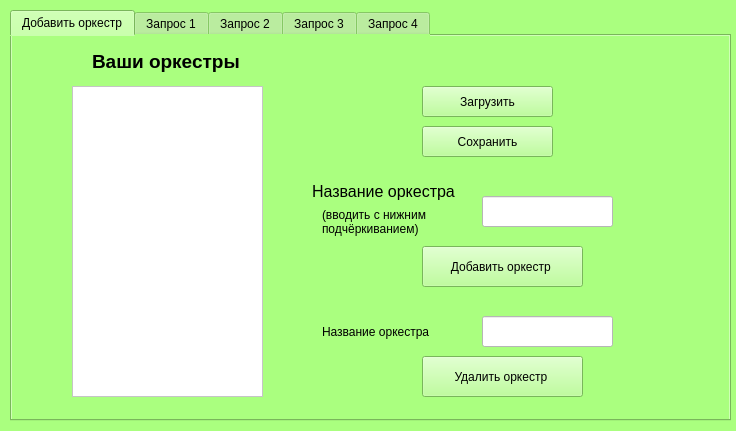
<?xml version="1.0" encoding="UTF-8"?>
<ui version="4.0">
 <class>Widget</class>
 <widget class="QWidget" name="Widget">
  <property name="geometry">
   <rect>
    <x>0</x>
    <y>0</y>
    <width>736</width>
    <height>431</height>
   </rect>
  </property>
  <property name="windowTitle">
   <string>Оркестры</string>
  </property>
  <property name="styleSheet">
   <string notr="true">background-color: rgb(170, 255, 127);</string>
  </property>
  <widget class="QTabWidget" name="tabWidget">
   <property name="geometry">
    <rect>
     <x>10</x>
     <y>10</y>
     <width>721</width>
     <height>411</height>
    </rect>
   </property>
   <property name="styleSheet">
    <string notr="true">font: 10pt &quot;MS Shell Dlg 2&quot;;
</string>
   </property>
   <property name="currentIndex">
    <number>0</number>
   </property>
   <widget class="QWidget" name="tab">
    <attribute name="title">
     <string>Добавить оркестр</string>
    </attribute>
    <widget class="QTableView" name="tableView">
     <property name="geometry">
      <rect>
       <x>60</x>
       <y>50</y>
       <width>191</width>
       <height>311</height>
      </rect>
     </property>
     <property name="styleSheet">
      <string notr="true">font: 12pt &quot;MS Shell Dlg 2&quot;;
background-color: rgb(255, 255, 255);</string>
     </property>
     <property name="wordWrap">
      <bool>true</bool>
     </property>
     <attribute name="horizontalHeaderStretchLastSection">
      <bool>true</bool>
     </attribute>
    </widget>
    <widget class="QLabel" name="label">
     <property name="geometry">
      <rect>
       <x>80</x>
       <y>10</y>
       <width>161</width>
       <height>31</height>
      </rect>
     </property>
     <property name="text">
      <string>&lt;html&gt;&lt;head/&gt;&lt;body&gt;&lt;p&gt;&lt;span style=&quot; font-size:14pt; font-weight:600;&quot;&gt;Ваши оркестры&lt;/span&gt;&lt;/p&gt;&lt;/body&gt;&lt;/html&gt;</string>
     </property>
    </widget>
    <widget class="QPushButton" name="load">
     <property name="geometry">
      <rect>
       <x>410</x>
       <y>50</y>
       <width>131</width>
       <height>31</height>
      </rect>
     </property>
     <property name="styleSheet">
      <string notr="true">font: 12pt &quot;MS Shell Dlg 2&quot;;
</string>
     </property>
     <property name="text">
      <string>Загрузить</string>
     </property>
    </widget>
    <widget class="QPushButton" name="add">
     <property name="geometry">
      <rect>
       <x>410</x>
       <y>210</y>
       <width>161</width>
       <height>41</height>
      </rect>
     </property>
     <property name="styleSheet">
      <string notr="true">font: 12pt &quot;MS Shell Dlg 2&quot;;</string>
     </property>
     <property name="text">
      <string>Добавить оркестр </string>
     </property>
    </widget>
    <widget class="QLabel" name="label_2">
     <property name="geometry">
      <rect>
       <x>300</x>
       <y>140</y>
       <width>151</width>
       <height>31</height>
      </rect>
     </property>
     <property name="text">
      <string>&lt;html&gt;&lt;head/&gt;&lt;body&gt;&lt;p&gt;&lt;span style=&quot; font-size:12pt;&quot;&gt;Название оркестра &lt;/span&gt;&lt;/p&gt;&lt;/body&gt;&lt;/html&gt;</string>
     </property>
    </widget>
    <widget class="QLineEdit" name="name_orc">
     <property name="geometry">
      <rect>
       <x>470</x>
       <y>160</y>
       <width>131</width>
       <height>31</height>
      </rect>
     </property>
     <property name="styleSheet">
      <string notr="true">background-color: rgb(255, 255, 255);</string>
     </property>
    </widget>
    <widget class="QPushButton" name="save">
     <property name="geometry">
      <rect>
       <x>410</x>
       <y>90</y>
       <width>131</width>
       <height>31</height>
      </rect>
     </property>
     <property name="styleSheet">
      <string notr="true">font: 12pt &quot;MS Shell Dlg 2&quot;;</string>
     </property>
     <property name="text">
      <string>Сохранить</string>
     </property>
    </widget>
    <widget class="QPushButton" name="del">
     <property name="geometry">
      <rect>
       <x>410</x>
       <y>320</y>
       <width>161</width>
       <height>41</height>
      </rect>
     </property>
     <property name="toolTip">
      <string>&lt;html&gt;&lt;head/&gt;&lt;body&gt;&lt;p&gt;&lt;span style=&quot; font-size:8pt;&quot;&gt;Удалить весь оркестр&lt;/span&gt;&lt;/p&gt;&lt;/body&gt;&lt;/html&gt;</string>
     </property>
     <property name="styleSheet">
      <string notr="true">font: 12pt &quot;MS Shell Dlg 2&quot;;</string>
     </property>
     <property name="text">
      <string>Удалить оркестр </string>
     </property>
    </widget>
    <widget class="QLineEdit" name="name_orc_2">
     <property name="geometry">
      <rect>
       <x>470</x>
       <y>280</y>
       <width>131</width>
       <height>31</height>
      </rect>
     </property>
     <property name="styleSheet">
      <string notr="true">background-color: rgb(255, 255, 255);</string>
     </property>
     <property name="text">
      <string/>
     </property>
    </widget>
    <widget class="QLabel" name="label_3">
     <property name="geometry">
      <rect>
       <x>310</x>
       <y>280</y>
       <width>141</width>
       <height>31</height>
      </rect>
     </property>
     <property name="styleSheet">
      <string notr="true">font: 12pt &quot;MS Shell Dlg 2&quot;;
</string>
     </property>
     <property name="text">
      <string>Название оркестра </string>
     </property>
    </widget>
    <widget class="QLabel" name="label_4">
     <property name="geometry">
      <rect>
       <x>310</x>
       <y>170</y>
       <width>121</width>
       <height>31</height>
      </rect>
     </property>
     <property name="text">
      <string>(вводить с нижним 
подчёркиванием)</string>
     </property>
    </widget>
   </widget>
   <widget class="QWidget" name="tab_2">
    <attribute name="title">
     <string>Запрос 1</string>
    </attribute>
    <widget class="QPushButton" name="quest1">
     <property name="geometry">
      <rect>
       <x>290</x>
       <y>90</y>
       <width>131</width>
       <height>31</height>
      </rect>
     </property>
     <property name="text">
      <string>Найти</string>
     </property>
    </widget>
    <widget class="QLabel" name="label_9">
     <property name="geometry">
      <rect>
       <x>110</x>
       <y>20</y>
       <width>381</width>
       <height>61</height>
      </rect>
     </property>
     <property name="text">
      <string>Найти все оркестры, в которых длина струны 

 у музыкального инструмента больше </string>
     </property>
     <property name="alignment">
      <set>Qt::AlignCenter</set>
     </property>
    </widget>
    <widget class="QTableView" name="tableView_2">
     <property name="geometry">
      <rect>
       <x>170</x>
       <y>130</y>
       <width>391</width>
       <height>241</height>
      </rect>
     </property>
     <property name="styleSheet">
      <string notr="true">background-color: rgb(255, 255, 255);</string>
     </property>
    </widget>
    <widget class="QLineEdit" name="N">
     <property name="geometry">
      <rect>
       <x>420</x>
       <y>60</y>
       <width>81</width>
       <height>20</height>
      </rect>
     </property>
     <property name="styleSheet">
      <string notr="true">background-color: rgb(255, 255, 255);</string>
     </property>
    </widget>
   </widget>
   <widget class="QWidget" name="tab_3">
    <attribute name="title">
     <string>Запрос 2</string>
    </attribute>
    <widget class="QPushButton" name="quest2">
     <property name="geometry">
      <rect>
       <x>290</x>
       <y>80</y>
       <width>131</width>
       <height>31</height>
      </rect>
     </property>
     <property name="text">
      <string>Найти</string>
     </property>
    </widget>
    <widget class="QLabel" name="label_10">
     <property name="geometry">
      <rect>
       <x>50</x>
       <y>40</y>
       <width>651</width>
       <height>21</height>
      </rect>
     </property>
     <property name="text">
      <string>Найти все оркестры, в которых у музыкальных инструментов                                высота звучания</string>
     </property>
    </widget>
    <widget class="QComboBox" name="pitch_2">
     <property name="geometry">
      <rect>
       <x>420</x>
       <y>40</y>
       <width>111</width>
       <height>22</height>
      </rect>
     </property>
     <property name="styleSheet">
      <string notr="true">background-color: rgb(255, 255, 255);</string>
     </property>
     <item>
      <property name="text">
       <string>определённая</string>
      </property>
     </item>
     <item>
      <property name="text">
       <string>неопределённая</string>
      </property>
     </item>
    </widget>
    <widget class="QTableView" name="tableView_3">
     <property name="geometry">
      <rect>
       <x>180</x>
       <y>120</y>
       <width>351</width>
       <height>231</height>
      </rect>
     </property>
     <property name="styleSheet">
      <string notr="true">background-color: rgb(255, 255, 255);</string>
     </property>
    </widget>
   </widget>
   <widget class="QWidget" name="tab_4">
    <attribute name="title">
     <string>Запрос 3</string>
    </attribute>
    <widget class="QPushButton" name="quest3">
     <property name="geometry">
      <rect>
       <x>280</x>
       <y>80</y>
       <width>131</width>
       <height>31</height>
      </rect>
     </property>
     <property name="text">
      <string>Найти</string>
     </property>
    </widget>
    <widget class="QLabel" name="label_11">
     <property name="geometry">
      <rect>
       <x>60</x>
       <y>40</y>
       <width>591</width>
       <height>21</height>
      </rect>
     </property>
     <property name="text">
      <string>Найти все оркестры, в которых у духовых музыкальных инструментов                            регистр</string>
     </property>
    </widget>
    <widget class="QComboBox" name="regist_2">
     <property name="geometry">
      <rect>
       <x>490</x>
       <y>40</y>
       <width>71</width>
       <height>22</height>
      </rect>
     </property>
     <property name="styleSheet">
      <string notr="true">background-color: rgb(255, 255, 255);</string>
     </property>
     <item>
      <property name="text">
       <string>низкий</string>
      </property>
     </item>
     <item>
      <property name="text">
       <string>средний</string>
      </property>
     </item>
     <item>
      <property name="text">
       <string>высокий</string>
      </property>
     </item>
    </widget>
    <widget class="QTableView" name="tableView_4">
     <property name="geometry">
      <rect>
       <x>160</x>
       <y>120</y>
       <width>361</width>
       <height>231</height>
      </rect>
     </property>
     <property name="styleSheet">
      <string notr="true">background-color: rgb(255, 255, 255);</string>
     </property>
    </widget>
   </widget>
   <widget class="QWidget" name="tab_5">
    <attribute name="title">
     <string>Запрос 4</string>
    </attribute>
    <widget class="QPushButton" name="quest4">
     <property name="geometry">
      <rect>
       <x>290</x>
       <y>80</y>
       <width>131</width>
       <height>31</height>
      </rect>
     </property>
     <property name="text">
      <string>Найти</string>
     </property>
    </widget>
    <widget class="QLabel" name="label_12">
     <property name="geometry">
      <rect>
       <x>80</x>
       <y>40</y>
       <width>521</width>
       <height>16</height>
      </rect>
     </property>
     <property name="text">
      <string>Найти все оркестры, в которых духовые музыкальные инструменты сделаны из  </string>
     </property>
    </widget>
    <widget class="QTableView" name="tableView_5">
     <property name="geometry">
      <rect>
       <x>170</x>
       <y>120</y>
       <width>351</width>
       <height>231</height>
      </rect>
     </property>
     <property name="styleSheet">
      <string notr="true">background-color: rgb(255, 255, 255);</string>
     </property>
    </widget>
    <widget class="QComboBox" name="material_2">
     <property name="geometry">
      <rect>
       <x>560</x>
       <y>40</y>
       <width>71</width>
       <height>22</height>
      </rect>
     </property>
     <property name="styleSheet">
      <string notr="true">background-color: rgb(255, 255, 255);</string>
     </property>
     <item>
      <property name="text">
       <string>дерева</string>
      </property>
     </item>
     <item>
      <property name="text">
       <string>меди</string>
      </property>
     </item>
    </widget>
   </widget>
  </widget>
 </widget>
 <layoutdefault spacing="6" margin="11"/>
 <resources/>
 <connections/>
</ui>
